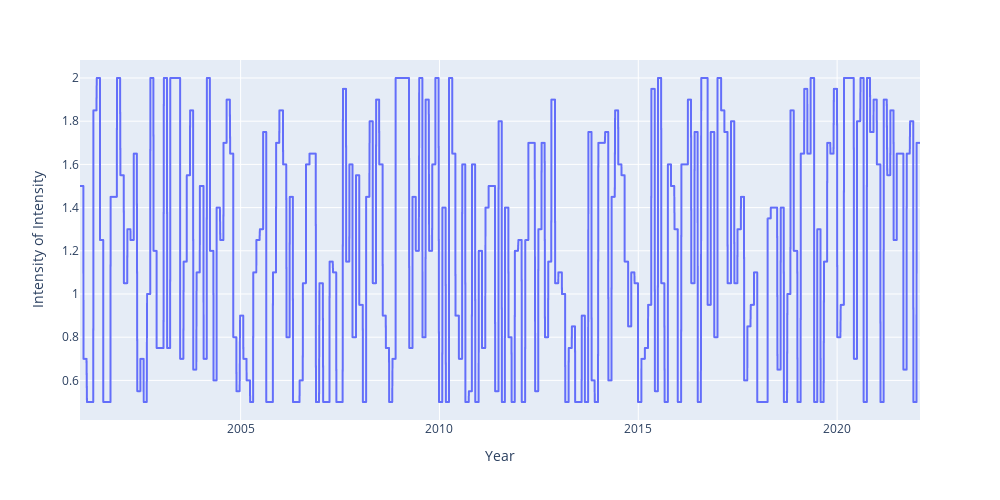

The code cell stored with this chart in its notebook:
### Code cell
eval_model_outputs(oracle_int_of_int_ASINTEGER, show_fig=False)

### Figure 1 — Plotly figure (JSON) as saved in the notebook; plotly's stock layout.template omitted (floating-point values rounded to 4 significant figures; data arrays with more than 128 entries replaced by an {"elided": "..."} marker saying what was removed)
{"data": [{"hovertemplate": "variable=<br>rebalancing_date=%{x}<br>value=%{y}<extra></extra>", "legendgroup": "", "line": {"color": "#636efa", "dash": "solid"}, "marker": {"symbol": "circle"}, "mode": "lines", "name": "", "showlegend": false, "type": "scattergl", "x": {"elided": "5313 str values"}, "xaxis": "x", "y": {"elided": "5313 float values"}, "yaxis": "y"}], "layout": {"height": 500, "legend": {"title": {"text": "variable"}, "tracegroupgap": 0}, "margin": {"t": 60}, "width": 1000, "xaxis": {"anchor": "y", "autorange": true, "domain": [0, 1], "range": ["2000-12-18", "2022-01-31"], "title": {"text": "Year"}, "type": "date"}, "yaxis": {"anchor": "x", "autorange": true, "domain": [0, 1], "range": [0.4167, 2.083], "title": {"text": "Intensity of Intensity"}, "type": "linear"}}}
